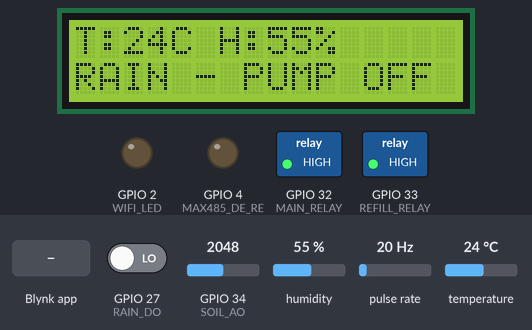
The sketch below on a simulated ESP32. On the bench: 16×2 character LCD, switched loads named in the sketch (green lamp = pin HIGH), output pins drawn as LEDs (lit = HIGH). Wiring (inferred from the names in the program): pulse sensor: data GPIO 26. The inputs (shaded band) are chosen by the test bench; at power-on: GPIO 27 (RAIN_DO) LOW, humidity 55 %, GPIO 34 (SOIL_AO) = 2048, pulse rate 20 Hz, temperature 24 °C. WiFi joins after 1.5 s; servers stay silent unless stated; what the sketch prints to the serial monitor is not drawn.

Above: at 1.6 s.
1.7 s: GPIO 27 (RAIN_DO) driven HIGH
At 3.1 s:
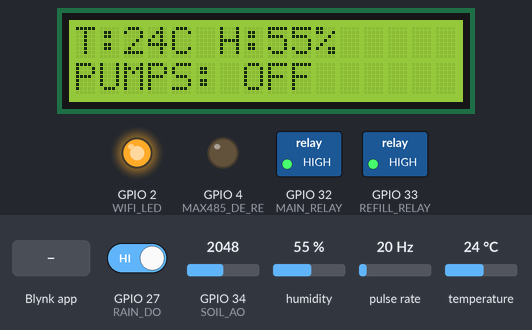
3.9 s: Blynk app writes 1 to V0
At 6.8 s:
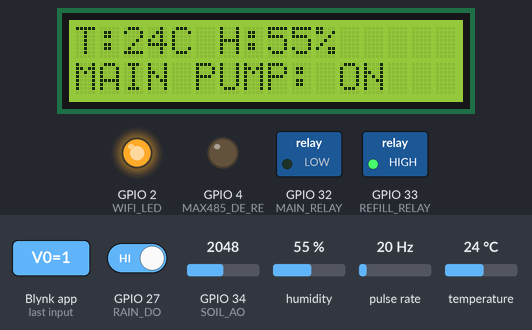
7.4 s: Blynk app writes 1 to V1
At 8.0 s:
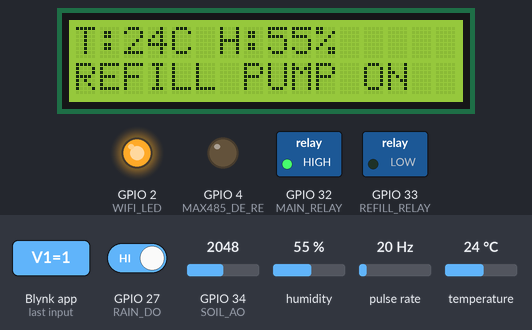
8.9 s: humidity set to 22 %
At 11.4 s:
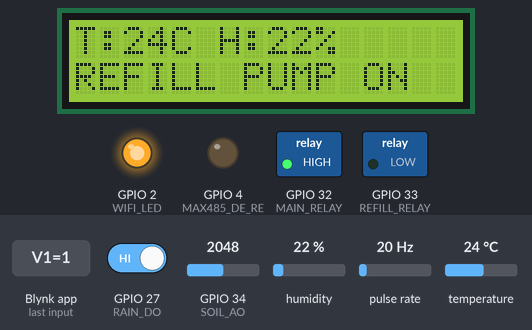
11.9 s: Blynk app writes 0 to V1
At 12.6 s:
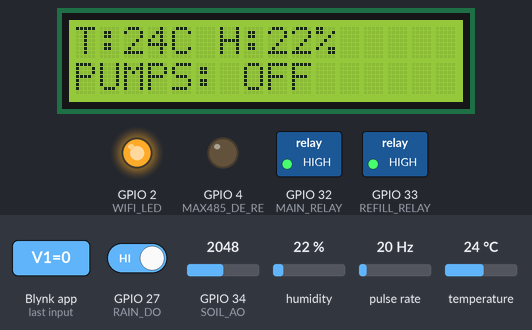
13.4 s: GPIO 27 (RAIN_DO) driven LOW
At 14.7 s:
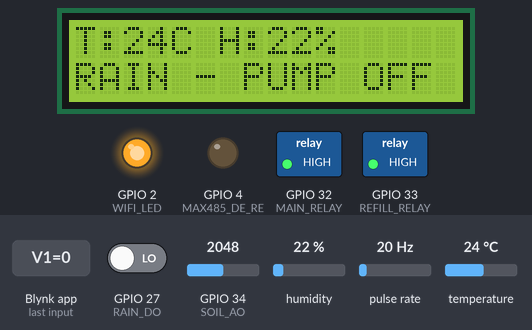
Timing chart, 0 to 16.4 s (numbered marks = the images above; inputs shaded):
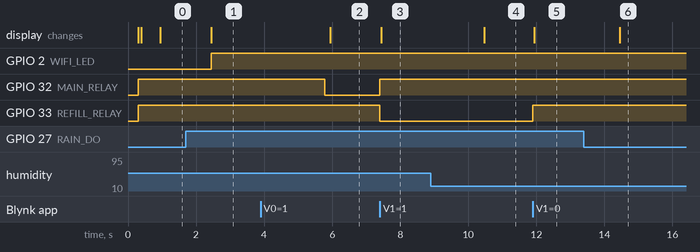

The sketch:

Esp32_Main_Code.ino
```cpp
/************************************************************
  AGRIMIND - ESP32 MAIN CONTROLLER
  Blynk + Soil + Rain + DHT11 + NPK/RS485 + LCD + Flow + Pumps

  IMPORTANT:
  1) Enter your Wi-Fi and NEW Blynk Auth Token below.
  2) Pumps must remain disconnected during first testing.
  3) Relay boards differ: set RELAY_ACTIVE_LOW after testing.
  4) Soil calibration values and flow pulses/litre need calibration.
************************************************************/

#define BLYNK_TEMPLATE_ID   "TMPL3cLa_rlT2"
#define BLYNK_TEMPLATE_NAME "Agrimind"
#define BLYNK_AUTH_TOKEN    "fT5JIHPBNniYoAA5tLpqnLkVD7QdhNx5"

#define BLYNK_PRINT Serial

#include <WiFi.h>
#include <BlynkSimpleEsp32.h>
#include <Wire.h>
#include <DHT.h>
#include <LiquidCrystal_I2C.h>
#include <ModbusMaster.h>

// -------------------- WIFI --------------------
char ssid[] = "OnePlus Nord CE4";
char pass[] = "Joshi@606";

// -------------------- PIN MAP --------------------
#define SOIL_AO       34
#define SOIL_DO       14
#define RAIN_AO       35
#define RAIN_DO       27

#define DHT_PIN       13
#define DHT_TYPE      DHT11

#define LCD_SDA       21
#define LCD_SCL       19
#define LCD_ADDRESS   0x27

#define MAIN_RELAY    32
#define REFILL_RELAY  33

#define FLOW_PIN      26

#define MAX485_DE_RE  4
#define MAX485_RX     16
#define MAX485_TX     17

#define WIFI_LED      2

// -------------------- HARDWARE SETTINGS --------------------
// Most common relay modules are active LOW. If your relay board
// is active HIGH, change this to false AFTER testing with pumps disconnected.
#define RELAY_ACTIVE_LOW true

// Many ESP32 dev boards have an active-HIGH LED on GPIO2.
// If your board's LED behaves oppositely, change this to false.
#define LED_ACTIVE_HIGH true

// Soil sensor calibration: replace after measuring your own sensor.
#define SOIL_DRY_RAW 3000
#define SOIL_WET_RAW 1500
#define SOIL_DRY_RAW_HIGHER true

// Common rain modules are active LOW, but verify your module.
#define RAIN_ACTIVE_LOW true

// Starting estimate only; calibrate using a measured volume.
#define FLOW_PULSES_PER_LITRE 450.0f

// NPK sensor manual: address 1, 9600 baud, 8N1, registers 0..2.
#define NPK_SLAVE_ID 1
#define NPK_BAUD_RATE 9600

// Soil hysteresis thresholds.
#define SOIL_DRY_THRESHOLD 35
#define SOIL_WET_THRESHOLD 60

// Flow protection: after pump start, allow this long for first pulse.
// If no pulse arrives, pump is stopped and fault stays latched until reboot.
#define FLOW_TIMEOUT_MS 15000UL
#define ENABLE_FLOW_PROTECTION true

// -------------------- OBJECTS --------------------
DHT dht(DHT_PIN, DHT_TYPE);
LiquidCrystal_I2C lcd(LCD_ADDRESS, 16, 2);
ModbusMaster npk;
BlynkTimer timer;

// -------------------- STATE --------------------
volatile uint32_t flowPulses = 0;

float flowRate = 0.0f;
float temperature = NAN;
float humidity = NAN;
float nitrogen = NAN, phosphorus = NAN, potassium = NAN;

int soilRaw = 0;
int soilPercent = 0;

bool rainDetected = false;
bool mainPumpState = false;
bool refillPumpState = false;
bool autoMode = false;            // SAFETY: automatic mode starts OFF
bool flowFault = false;           // Latched; not cleared automatically
bool dhtAvailable = false;
bool npkAvailable = false;

unsigned long pumpStartedAt = 0;
unsigned long lastWiFiAttempt = 0;
unsigned long lastBlynkAttempt = 0;

// -------------------- FORWARD DECLARATIONS --------------------
void updateMainPump(bool on);
void updateRefillPump(bool on);
void automaticIrrigation();
void sendPumpStatus();

// -------------------- BLYNK HELPERS --------------------
void sendBlynkFloat(uint8_t pin, float value) {
  if (Blynk.connected() && !isnan(value)) {
    Blynk.virtualWrite(pin, value);
  }
}

void sendPumpStatus() {
  if (!Blynk.connected()) return;

  if (flowFault) {
    Blynk.virtualWrite(V11, "FLOW FAULT - REBOOT");
  } else if (mainPumpState) {
    Blynk.virtualWrite(V11, "MAIN PUMP ON");
  } else if (refillPumpState) {
    Blynk.virtualWrite(V11, "REFILL PUMP ON");
  } else {
    Blynk.virtualWrite(V11, "PUMPS OFF");
  }
}

// -------------------- RELAY CONTROL --------------------
void writeRelayPin(uint8_t pin, bool on) {
  // Convert logical ON/OFF to the electrical level for this relay board.
  uint8_t level;
  if (RELAY_ACTIVE_LOW) {
    level = on ? LOW : HIGH;
  } else {
    level = on ? HIGH : LOW;
  }
  digitalWrite(pin, level);
}

void updateMainPump(bool on) {
  if (on && flowFault) on = false;

  if (on && refillPumpState) {
    updateRefillPump(false);       // Prevent both pumps running together
  }

  if (mainPumpState == on) return;

  mainPumpState = on;
  writeRelayPin(MAIN_RELAY, on);

  if (on) {
    pumpStartedAt = millis();
  }

  if (Blynk.connected()) {
    Blynk.virtualWrite(V0, on ? 1 : 0);
  }
  sendPumpStatus();

  Serial.println(on ? "MAIN PUMP: ON" : "MAIN PUMP: OFF");
}

void updateRefillPump(bool on) {
  if (on && mainPumpState) {
    updateMainPump(false);         // Prevent both pumps running together
  }

  if (refillPumpState == on) return;

  refillPumpState = on;
  writeRelayPin(REFILL_RELAY, on);

  if (Blynk.connected()) {
    Blynk.virtualWrite(V1, on ? 1 : 0);
  }
  sendPumpStatus();

  Serial.println(on ? "REFILL PUMP: ON" : "REFILL PUMP: OFF");
}

// -------------------- BLYNK CONTROLS --------------------
// V0: Main pump manual switch. Works only when Auto Irrigation is OFF.
BLYNK_WRITE(V0) {
  bool requested = (param.asInt() == 1);

  if (autoMode) {
    Blynk.virtualWrite(V0, mainPumpState ? 1 : 0);
    return;
  }

  if (requested && flowFault) {
    Blynk.virtualWrite(V0, 0);
    sendPumpStatus();
    return;
  }

  updateMainPump(requested);
}

// V1: Refill pump switch.
BLYNK_WRITE(V1) {
  updateRefillPump(param.asInt() == 1);
}

// V2: Automatic irrigation switch.
BLYNK_WRITE(V2) {
  bool requested = (param.asInt() == 1);

  if (requested) {
    autoMode = true;
    updateRefillPump(false);
    automaticIrrigation();
  } else {
    autoMode = false;
    updateMainPump(false);
  }

  Blynk.virtualWrite(V2, autoMode ? 1 : 0);
  sendPumpStatus();
}

BLYNK_CONNECTED() {
  // Report actual safe local states; do not restore old ON commands.
  Blynk.virtualWrite(V0, mainPumpState ? 1 : 0);
  Blynk.virtualWrite(V1, refillPumpState ? 1 : 0);
  Blynk.virtualWrite(V2, autoMode ? 1 : 0);
  sendPumpStatus();
}

// -------------------- SOIL SENSOR --------------------
void readSoilSensor() {
  soilRaw = analogRead(SOIL_AO);

  long pct;
  if (SOIL_DRY_RAW_HIGHER) {
    pct = map(soilRaw, SOIL_DRY_RAW, SOIL_WET_RAW, 0, 100);
  } else {
    pct = map(soilRaw, SOIL_WET_RAW, SOIL_DRY_RAW, 100, 0);
  }

  soilPercent = constrain((int)pct, 0, 100);
  sendBlynkFloat(V10, (float)soilPercent);

  Serial.print("Soil raw: ");
  Serial.print(soilRaw);
  Serial.print(" | Moisture: ");
  Serial.print(soilPercent);
  Serial.println("%");
}

// -------------------- RAIN SENSOR --------------------
void readRainSensor() {
  int value = digitalRead(RAIN_DO);
  rainDetected = RAIN_ACTIVE_LOW ? (value == LOW) : (value == HIGH);

  if (Blynk.connected()) {
    Blynk.virtualWrite(V9, rainDetected ? "RAIN DETECTED" : "NO RAIN");
  }

  Serial.println(rainDetected ? "RAIN DETECTED" : "NO RAIN");
}

// -------------------- AUTOMATIC IRRIGATION --------------------
void automaticIrrigation() {
  if (!autoMode) return;

  if (rainDetected || flowFault) {
    updateMainPump(false);
    return;
  }

  if (soilPercent <= SOIL_DRY_THRESHOLD) {
    updateMainPump(true);
  } else if (soilPercent >= SOIL_WET_THRESHOLD) {
    updateMainPump(false);
  }
  // Between 35% and 60%, keep the previous pump state (hysteresis).
}

// -------------------- DHT11 --------------------
void readDHT() {
  float t = dht.readTemperature();
  float h = dht.readHumidity();

  if (isnan(t) || isnan(h)) {
    dhtAvailable = false;
    Serial.println("DHT11 read failed");
    return;
  }

  temperature = t;
  humidity = h;
  dhtAvailable = true;

  sendBlynkFloat(V4, temperature);
  sendBlynkFloat(V5, humidity);

  Serial.print("Temperature: ");
  Serial.print(temperature);
  Serial.print(" C | Humidity: ");
  Serial.print(humidity);
  Serial.println("%");
}

// -------------------- FLOW SENSOR --------------------
void IRAM_ATTR flowPulseISR() {
  flowPulses++;
}

void readFlowSensor() {
  static unsigned long previousRead = 0;
  unsigned long now = millis();

  if (now - previousRead < 1000) return;

  noInterrupts();
  uint32_t pulses = flowPulses;
  flowPulses = 0;
  interrupts();

  float elapsedSeconds = (now - previousRead) / 1000.0f;
  previousRead = now;

  flowRate = (pulses * 60.0f) /
             (FLOW_PULSES_PER_LITRE * elapsedSeconds);

  sendBlynkFloat(V3, flowRate);

  if (mainPumpState && pulses > 0) {
    // A pulse confirms flow. The timer below is only a no-pulse safety check.
    pumpStartedAt = now;
  }

  if (ENABLE_FLOW_PROTECTION && mainPumpState &&
      (now - pumpStartedAt > FLOW_TIMEOUT_MS)) {
    flowFault = true;              // LATCH fault; never auto-clear
    updateMainPump(false);
    Serial.println("FLOW FAULT: no pulses; main pump stopped. Reboot after checking flow path.");
  }

  Serial.print("Flow: ");
  Serial.print(flowRate, 1);
  Serial.println(" L/min");
  sendPumpStatus();
}

// -------------------- MAX485 / NPK --------------------
void preTransmission() {
  digitalWrite(MAX485_DE_RE, HIGH);
}

void postTransmission() {
  digitalWrite(MAX485_DE_RE, LOW);
}

void readNPK() {
  uint8_t result = npk.readHoldingRegisters(0x0000, 3);

  if (result == npk.ku8MBSuccess) {
    nitrogen   = (float)npk.getResponseBuffer(0);
    phosphorus = (float)npk.getResponseBuffer(1);
    potassium  = (float)npk.getResponseBuffer(2);
    npkAvailable = true;

    sendBlynkFloat(V6, nitrogen);
    sendBlynkFloat(V7, phosphorus);
    sendBlynkFloat(V8, potassium);

    Serial.print("N: "); Serial.print(nitrogen);
    Serial.print(" | P: "); Serial.print(phosphorus);
    Serial.print(" | K: "); Serial.println(potassium);
  } else {
    npkAvailable = false;
    Serial.print("NPK Modbus error: ");
    Serial.println(result);
  }
}

// -------------------- LCD --------------------
void printLCDLine(uint8_t row, const char *message) {
  lcd.setCursor(0, row);
  lcd.print(message);
  int len = strlen(message);
  while (len++ < 16) lcd.print(' ');
}

void updateLCD() {
  char line1[17];
  char line2[17];

  if (dhtAvailable) {
    snprintf(line1, sizeof(line1), "T:%2.0fC H:%2.0f%%", temperature, humidity);
  } else {
    snprintf(line1, sizeof(line1), "DHT11 READ ERROR");
  }

  if (flowFault) {
    snprintf(line2, sizeof(line2), "FLOW FAULT");
  } else if (rainDetected) {
    snprintf(line2, sizeof(line2), "RAIN - PUMP OFF");
  } else if (mainPumpState) {
    snprintf(line2, sizeof(line2), "MAIN PUMP: ON");
  } else if (refillPumpState) {
    snprintf(line2, sizeof(line2), "REFILL PUMP ON");
  } else {
    snprintf(line2, sizeof(line2), "PUMPS: OFF");
  }

  printLCDLine(0, line1);
  printLCDLine(1, line2);
}

// -------------------- WIFI LED --------------------
void updateWiFiLED() {
  bool connected = (WiFi.status() == WL_CONNECTED);
  digitalWrite(WIFI_LED, (connected == LED_ACTIVE_HIGH) ? HIGH : LOW);
}

// -------------------- WIFI / BLYNK CONNECTION --------------------
void maintainConnections() {
  unsigned long now = millis();

  if (WiFi.status() != WL_CONNECTED) {
    if (now - lastWiFiAttempt >= 10000UL) {
      lastWiFiAttempt = now;
      Serial.println("Wi-Fi disconnected; trying reconnect...");
      WiFi.disconnect();
      WiFi.begin(ssid, pass);
    }
    return;
  }

  if (!Blynk.connected() && now - lastBlynkAttempt >= 5000UL) {
    lastBlynkAttempt = now;
    Serial.println("Connecting to Blynk...");
    Blynk.connect(1000);
  }
}

// -------------------- SETUP --------------------
void setup() {
  Serial.begin(115200);
  delay(300);

  // Set relay output latch to OFF BEFORE switching pins to OUTPUT.
  // This reduces startup glitches on active-low relay modules.
  digitalWrite(MAIN_RELAY, RELAY_ACTIVE_LOW ? HIGH : LOW);
  digitalWrite(REFILL_RELAY, RELAY_ACTIVE_LOW ? HIGH : LOW);
  pinMode(MAIN_RELAY, OUTPUT);
  pinMode(REFILL_RELAY, OUTPUT);
  writeRelayPin(MAIN_RELAY, false);
  writeRelayPin(REFILL_RELAY, false);
  mainPumpState = false;
  refillPumpState = false;

  pinMode(SOIL_AO, INPUT);
  pinMode(SOIL_DO, INPUT);
  pinMode(RAIN_AO, INPUT);
  pinMode(RAIN_DO, INPUT);
  pinMode(FLOW_PIN, INPUT_PULLUP);

  digitalWrite(MAX485_DE_RE, LOW);
  pinMode(MAX485_DE_RE, OUTPUT);

  pinMode(WIFI_LED, OUTPUT);
  digitalWrite(WIFI_LED, LED_ACTIVE_HIGH ? LOW : HIGH);

  // LCD library installed on your computer uses begin() with NO arguments.
  Wire.begin(LCD_SDA, LCD_SCL);
  lcd.begin();
  lcd.backlight();
  lcd.clear();
  lcd.setCursor(0, 0);
  lcd.print("AGRIMIND SYSTEM");
  lcd.setCursor(0, 1);
  lcd.print("PUMPS ARE OFF");

  dht.begin();

  // RS485 NPK sensor
  Serial2.begin(NPK_BAUD_RATE, SERIAL_8N1, MAX485_RX, MAX485_TX);
  npk.begin(NPK_SLAVE_ID, Serial2);
  npk.preTransmission(preTransmission);
  npk.postTransmission(postTransmission);

  // Initial sensor readings before automatic mode can be enabled.
  readSoilSensor();
  readRainSensor();
  readDHT();

  attachInterrupt(digitalPinToInterrupt(FLOW_PIN), flowPulseISR, FALLING);

  // Wi-Fi: phone hotspot must provide 2.4 GHz compatibility.
  WiFi.mode(WIFI_STA);
  WiFi.persistent(false);
  WiFi.setAutoReconnect(true);
  WiFi.setSleep(false);
  WiFi.begin(ssid, pass);

  Blynk.config(BLYNK_AUTH_TOKEN);

  // Sensor and display tasks
  timer.setInterval(2500L, readDHT);
  timer.setInterval(2000L, readSoilSensor);
  timer.setInterval(2000L, readRainSensor);
  timer.setInterval(1000L, readFlowSensor);
  timer.setInterval(2000L, automaticIrrigation);
  timer.setInterval(500L, updateLCD);
  timer.setInterval(1000L, updateWiFiLED);
  timer.setInterval(15000L, readNPK);
  timer.setInterval(500L, maintainConnections);

  Serial.println();
  Serial.println("AGRIMIND STARTED - BOTH PUMPS OFF");
  Serial.println("Auto irrigation is OFF. Enable it from Blynk only after sensor checks.");
}

// -------------------- LOOP --------------------
void loop() {
  if (WiFi.status() == WL_CONNECTED && Blynk.connected()) {
    Blynk.run();
  }
  timer.run();
}
```

Measured:
- after the input at 1.7 s, the display: changes after 0.75 s (image 1)
- after the input at 3.9 s, GPIO 32 (MAIN_RELAY): HIGH → LOW after 1.9 s; the display: changes after 2.0 s (image 2)
- after the input at 7.4 s, GPIO 32 (MAIN_RELAY): LOW → HIGH at once; GPIO 33 (REFILL_RELAY): HIGH → LOW at once; the display: changes after 0.05 s (image 3)
- after the input at 8.9 s, the display: changes after 1.6 s (image 4)
- after the input at 11.9 s, GPIO 33 (REFILL_RELAY): LOW → HIGH at once; the display: changes after 0.05 s (image 5)
- after the input at 13.4 s, the display: changes after 1.1 s (image 6)
